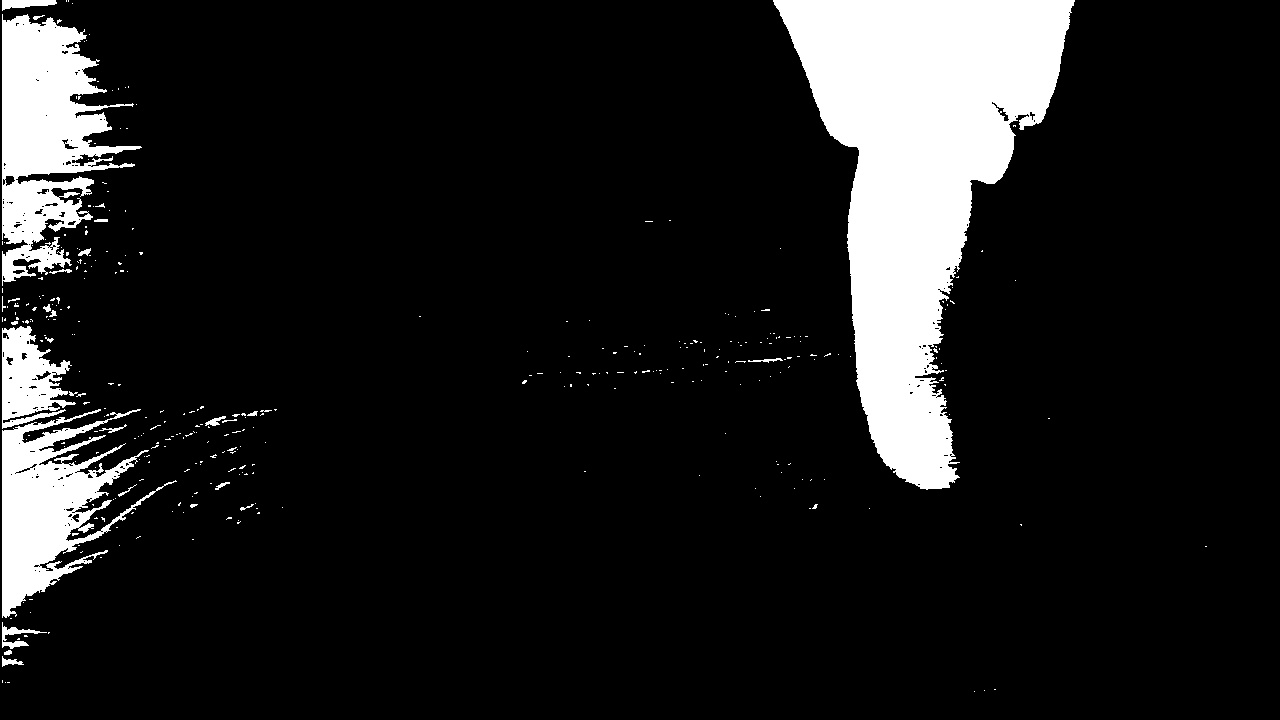
#> input picture birdview/birdview_frame(1).jpg, 1280 x 720 px; its folder holds 4 pictures in this run
$ jupyter execute --allow-errors 'Extract Image.ipynb'
#> lines starting #> are read from the running program, lines starting #| are printed output that depends on the picture; after the words box and inside, x2 and y2 are one past the last pixel; in counts of white or black regions, pixels touching at a corner belong together
#> further down, img is the input picture: shape (720, 1280); min 0, max 255, mean 30.2
#> `img_birdview = cv2.dilate(cv2.erode(cv2.dilate(img, kernel1, iteration..`:
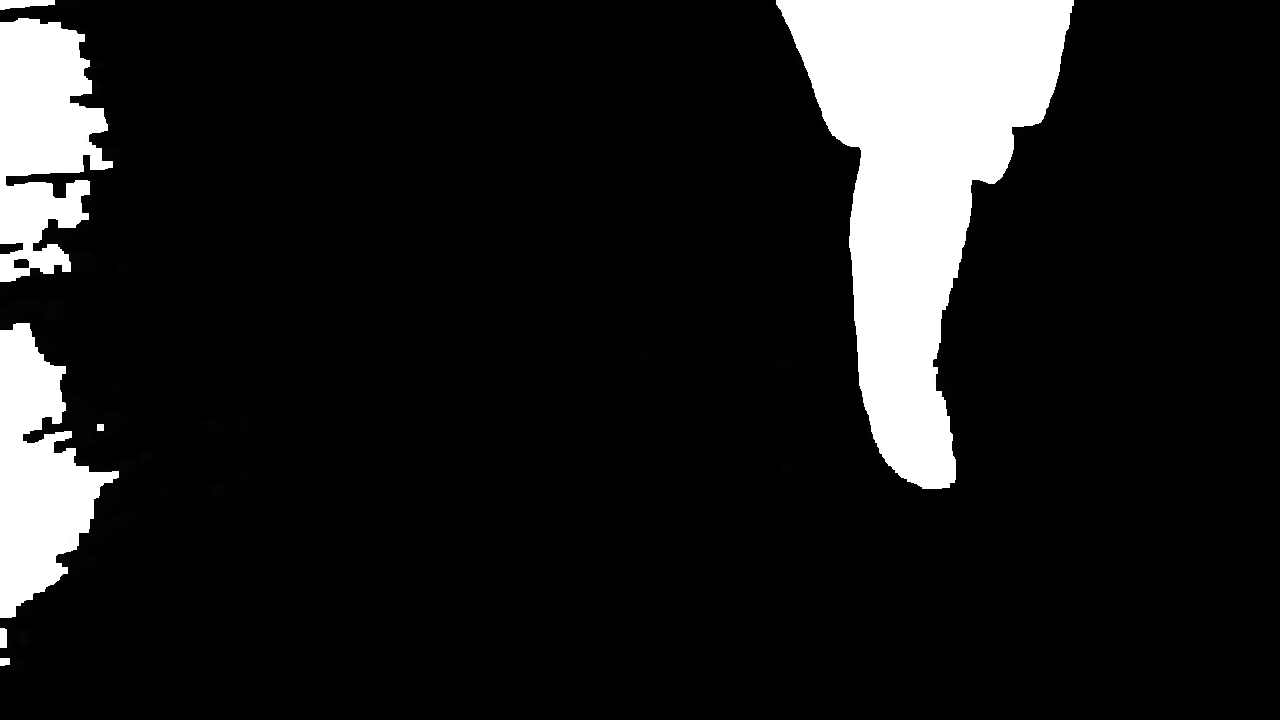
#> img_birdview: shape (720, 1280); min 0, max 255, mean 29.9
[cell 1]
import math
import os
import uuid
import numpy as np
import cv2
from matplotlib import pyplot as plt


def getcnthull(mask_img):
    contours, hierarchy = cv2.findContours(mask_img, cv2.RETR_EXTERNAL, cv2.CHAIN_APPROX_SIMPLE)
    contours = max(contours, key=lambda x: cv2.contourArea(x))
    epsilon = 0.0085 * cv2.arcLength(contours, True)
    approx = cv2.approxPolyDP(contours, epsilon, True)
    hull = cv2.convexHull(approx)
    return approx, hull


def getdefects(contours):
    hull = cv2.convexHull(contours, returnPoints=False)
    defects = cv2.convexityDefects(contours, hull)
    return defects


#> (the rest of this cell did not finish here and is left out)

#> in getcnthull, `contours, hierarchy = cv2.findContours(mask_img, cv2.RETR_EXTERNAL, cv..`: contours = 14 contours; largest, box (x1, y1, x2, y2) and area: (770, 0, 1080, 489) 72336, (0, 298, 136, 672) 28090, (0, 0, 120, 296) 25654, (202, 418, 224, 432) 273, (234, 466, 256, 480) 268
#> in getcnthull, `contours = max(contours, key=lambda x: cv2.contourArea(x))`: contours = contour of 228 points, box (x1, y1, x2, y2) (770, 0, 1080, 489), area 72336
#> in getcnthull, `epsilon = 0.0085 * cv2.arcLength(contours, True)`: epsilon = 13.97
#> in getcnthull, `approx = cv2.approxPolyDP(contours, epsilon, True)`: approx = contour of 13 points, box (x1, y1, x2, y2) (770, 0, 1080, 488), area 72549
#> in getcnthull, `hull = cv2.convexHull(approx)`: hull = [[1079, 0], [958, 487], [891, 479], [866, 437], [770, 0]]
#> `birdview_contours, birdview_hull = getcnthull(img_birdview)`: birdview_contours has the same summary as approx in getcnthull; birdview_hull has the same summary as hull in getcnthull
        #cv2.drawContours(img_birdview, [birdview_contours], -1, (255, 255, 255), 2)
        #cv2.drawContours(img_birdview, [birdview_hull], -1, (255, 255, 255), 2)
        birdview_defects = getdefects(birdview_contours)
#> in getdefects, `hull = cv2.convexHull(contours, returnPoints=False)`: hull = [12, 6, 5, 4, 0]
#> in getdefects, `defects = cv2.convexityDefects(contours, hull)`: defects = [[0, 4, 2, 13764], [6, 12, 8, 14980]]
#> the loop `for i in range(birdview_defects.shape[0]):` made 2 passes
#> after the loop `for i in range(birdview_defects.shape[0]):`: cnt = 0
#> `cnt += 1`: cnt = 1
#> `cv2.putText(img, str(cnt), (1206, 681), cv2.FONT_HERSHEY_SIMPLEX, 1, (..`: img: shape (720, 1280); 0.02% of pixels changed, all inside (x1, y1, x2, y2) = (1210, 659, 1220, 684)
        if birdview_defects is not None:
            cnt = 0
            for i in range(birdview_defects.shape[0]):
                s, e, f, d = birdview_defects[i][0]
                start = tuple(birdview_contours[s][0])
                #cv2.putText(img_birdview, 's',start, cv2.FONT_HERSHEY_SIMPLEX ,1,(255,255,255),2,cv2.LINE_AA)
                end = tuple(birdview_contours[e][0])
                #cv2.putText(img_birdview, 'e',end, cv2.FONT_HERSHEY_SIMPLEX ,1,(255,255,255),2,cv2.LINE_AA)
                far = tuple(birdview_contours[f][0])
                #cv2.putText(img_birdview, 'f',far, cv2.FONT_HERSHEY_SIMPLEX ,1,(255,255,255),2,cv2.LINE_AA)
                a = np.sqrt((end[0] - start[0]) ** 2 + (end[1] - start[1]) ** 2)
                b = np.sqrt((far[0] - start[0]) ** 2 + (far[1] - start[1]) ** 2)
                c = np.sqrt((end[0] - far[0]) ** 2 + (end[1] - far[1]) ** 2)
                s = (a + b + c) / 2
                ar = math.sqrt(s * (s - a) * (s - b) * (s - c))
                d = (2 * ar) / a
                angle = math.acos((b ** 2 + c ** 2 - a ** 2) / (2 * b * c))
                if angle <= 90 and d > 230:
                    cnt += 1
                    cv2.circle(img_birdview, far, 6, [255, 255, 255], 10)
            cnt += 1
            if cnt > 0:
                cv2.putText(img, str(cnt), (1206, 681), cv2.FONT_HERSHEY_SIMPLEX, 1, (255, 255, 255), 2, cv2.LINE_AA)#1206*681
            else:
                cv2.putText(img, str(0), (1206, 681), cv2.FONT_HERSHEY_SIMPLEX, 1, (255, 255, 255), 2, cv2.LINE_AA)
        plt.figure("finger count img")
        plt.imshow(img, cmap='gray')
        plt.axis('off')
        plt.show()
        cv2.imwrite('finger_counts//birdview_frame_with_finger_counts('+ str(k) + ').jpg', img)
        k += 1
        finger_count = 1 #changable
        if cnt == finger_count:
            count = count + 1;
    print('The total number of finger equals to ' + str(finger_count) + ' is: ', count)
    cv2.destroyAllWindows()

# Generate the video
def read_picture():
    path = 'finger_count'
    file_list = os.listdir(path)

    fps = 30  # 视频每秒多少帧
    height = 1280
    weight = 720
    size = (int(height), int(weight))  # 需要转为视频的图片的尺寸
    return [path, fps, size, file_list]


def write_video():
    path, fps, size, file_list = read_picture()
    four_cc = CV2.VideoWriter_fourcc(*'XVID')
    save_path = path + '\\' + '%s.avi' % str(uuid.uuid1())
    video_writer = CV2.VideoWriter(save_path, four_cc, float(fps), size)
    # 视频保存在当前目录下
    for item in file_list:
        if item.endswith('.jpg'):
            item = path + '\\' + item
            img = CV2.imread(item)
            re_pics = CV2.resize(img, size, interpolation=CV2.INTER_CUBIC)  # 定尺寸
            if len(re_pics):
                video_writer.write(re_pics)

    video_writer.release()
    CV2.destroyAllWindows()


if __name__ == '__main__':
    write_video()

[cell 2]
import numpy as np
import cv2
size = (1280,720)
#完成写入对象的创建，第一个参数是合成之后的视频的名称，第二个参数是可以使用的编码器，第三个参数是帧率即每秒钟展示多少张图片，第四个参数是图片大小信息
videowrite = cv2.VideoWriter('hand_gesture_detection_project/finger_counts_2/out.mp4',-1,30,size)#20是帧数，size是图片尺寸
img_array=[]
for filename in ['hand_gesture_detection_project/finger_counts_2/birdview_frame_with_finger_counts('+ str(i) +').jpg' for i in range(1,96)]:#这个循环是为了读取所有要用的图片文件
    img = cv2.imread(filename)
    if img is None:
        print(filename + " is error!")
#| hand_gesture_detection_project/finger_counts_2/birdview_frame_with_finger_counts(1).jpg is error!
